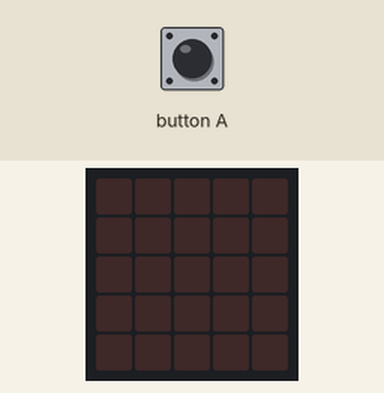
Simulated run of this program. Board: BBC micro:bit (MakeCode). Parts: the board's 5×5 LED display. Inputs (shaded band) come from the test bench.

Above: at 1.2 s.
1.3 s: button A pressed for 0.15 s
At 2.6 s:
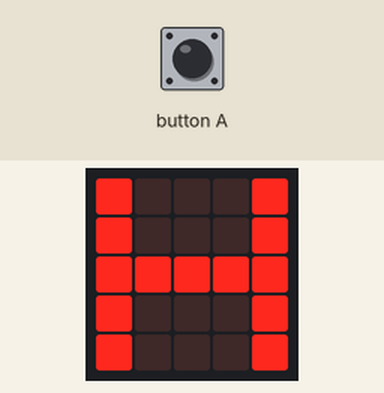
2.9 s: button A pressed for 0.15 s
At 3.7 s:
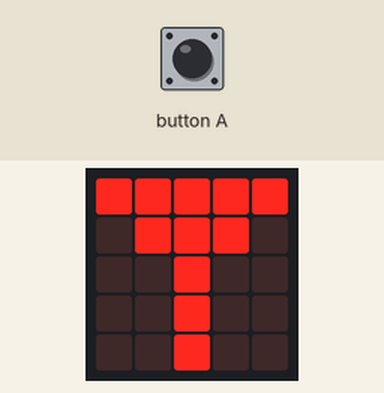
4.6 s: button A pressed for 0.15 s
At 5.4 s:
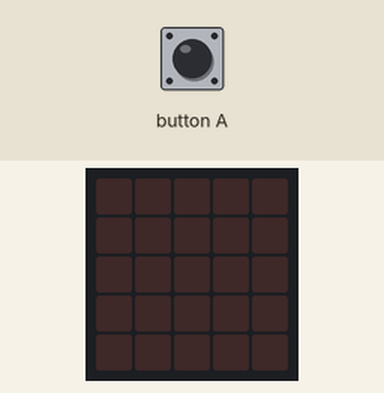
Timing chart, 0 to 7.6 s (numbered marks = the images above; inputs shaded):
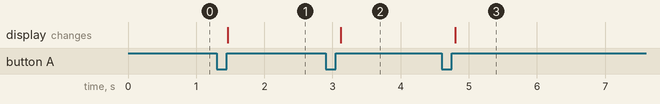

The program:

main.ts
```typescript
input.onButtonPressed(Button.A, function () {
    Filter += 1
    if (Filter > 4) {
        Filter = 0
    }
})
let Filter = 0
Filter = 0
basic.forever(function () {
    if (Filter == 3) {
        basic.showLeds(`
            . . . . .
            . . . . .
            . . . . .
            . . . . .
            . . . . .
            `)
    }
    if (Filter == 1) {
        basic.showLeds(`
            # . . . #
            # . . . #
            # # # # #
            # . . . #
            # . . . #
            `)
    }
    if (Filter == 2) {
        basic.showLeds(`
            # # # # #
            . # # # .
            . . # . .
            . . # . .
            . . # . .
            `)
    }
})
```

test.ts
```typescript
// tests gaan hier; deze zal niet worden gecompileerd wanneer dit pakket wordt gebruikt als extensie.
```

Measured:
- after the input at 1.3 s, the display: changes after 0.16 s (image 1)
- after the input at 2.9 s, the display: changes after 0.22 s (image 2)
- after the input at 4.6 s, the display: changes after 0.20 s (image 3)
